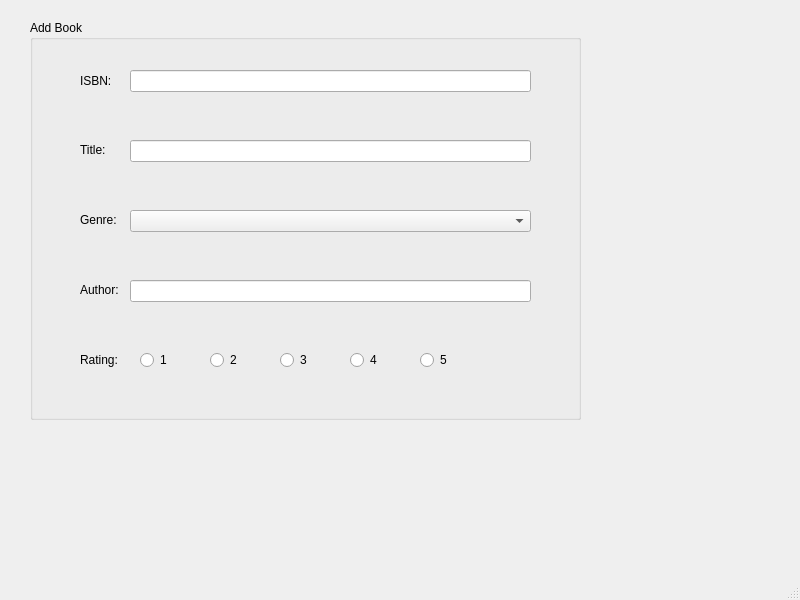
<?xml version="1.0" encoding="UTF-8"?>
<ui version="4.0">
 <class>CustomerScreen</class>
 <widget class="QMainWindow" name="CustomerScreen">
  <property name="geometry">
   <rect>
    <x>0</x>
    <y>0</y>
    <width>800</width>
    <height>600</height>
   </rect>
  </property>
  <property name="windowTitle">
   <string>MainWindow</string>
  </property>
  <widget class="QWidget" name="centralwidget">
   <widget class="QGroupBox" name="AddBook_Groupbox_2">
    <property name="geometry">
     <rect>
      <x>30</x>
      <y>20</y>
      <width>551</width>
      <height>400</height>
     </rect>
    </property>
    <property name="title">
     <string>Add Book</string>
    </property>
    <widget class="QLabel" name="label_11">
     <property name="geometry">
      <rect>
       <x>50</x>
       <y>50</y>
       <width>50</width>
       <height>21</height>
      </rect>
     </property>
     <property name="text">
      <string>ISBN:</string>
     </property>
    </widget>
    <widget class="QLabel" name="label_12">
     <property name="geometry">
      <rect>
       <x>50</x>
       <y>120</y>
       <width>55</width>
       <height>20</height>
      </rect>
     </property>
     <property name="text">
      <string>Title:</string>
     </property>
    </widget>
    <widget class="QLabel" name="label_13">
     <property name="geometry">
      <rect>
       <x>50</x>
       <y>190</y>
       <width>50</width>
       <height>20</height>
      </rect>
     </property>
     <property name="text">
      <string>Genre:</string>
     </property>
    </widget>
    <widget class="QLabel" name="label_14">
     <property name="geometry">
      <rect>
       <x>50</x>
       <y>260</y>
       <width>50</width>
       <height>20</height>
      </rect>
     </property>
     <property name="text">
      <string>Author:</string>
     </property>
    </widget>
    <widget class="QLabel" name="label_15">
     <property name="geometry">
      <rect>
       <x>50</x>
       <y>330</y>
       <width>55</width>
       <height>20</height>
      </rect>
     </property>
     <property name="text">
      <string>Rating:</string>
     </property>
    </widget>
    <widget class="QLineEdit" name="Isbn_Edit_3">
     <property name="geometry">
      <rect>
       <x>100</x>
       <y>50</y>
       <width>401</width>
       <height>22</height>
      </rect>
     </property>
    </widget>
    <widget class="QLineEdit" name="Title_Edit_3">
     <property name="geometry">
      <rect>
       <x>100</x>
       <y>120</y>
       <width>401</width>
       <height>22</height>
      </rect>
     </property>
    </widget>
    <widget class="QLineEdit" name="Author_Edit_3">
     <property name="geometry">
      <rect>
       <x>100</x>
       <y>260</y>
       <width>401</width>
       <height>22</height>
      </rect>
     </property>
    </widget>
    <widget class="QComboBox" name="Genre_Combobox_3">
     <property name="geometry">
      <rect>
       <x>100</x>
       <y>190</y>
       <width>401</width>
       <height>22</height>
      </rect>
     </property>
    </widget>
    <widget class="QRadioButton" name="Rating1_3">
     <property name="geometry">
      <rect>
       <x>110</x>
       <y>330</y>
       <width>41</width>
       <height>20</height>
      </rect>
     </property>
     <property name="text">
      <string>1</string>
     </property>
    </widget>
    <widget class="QRadioButton" name="Rating2_3">
     <property name="geometry">
      <rect>
       <x>180</x>
       <y>330</y>
       <width>41</width>
       <height>20</height>
      </rect>
     </property>
     <property name="text">
      <string>2</string>
     </property>
    </widget>
    <widget class="QRadioButton" name="Rating3_3">
     <property name="geometry">
      <rect>
       <x>250</x>
       <y>330</y>
       <width>41</width>
       <height>20</height>
      </rect>
     </property>
     <property name="text">
      <string>3</string>
     </property>
    </widget>
    <widget class="QRadioButton" name="Rating4_3">
     <property name="geometry">
      <rect>
       <x>320</x>
       <y>330</y>
       <width>41</width>
       <height>20</height>
      </rect>
     </property>
     <property name="text">
      <string>4</string>
     </property>
    </widget>
    <widget class="QRadioButton" name="Rating5_3">
     <property name="geometry">
      <rect>
       <x>390</x>
       <y>330</y>
       <width>41</width>
       <height>20</height>
      </rect>
     </property>
     <property name="text">
      <string>5</string>
     </property>
    </widget>
   </widget>
  </widget>
  <widget class="QMenuBar" name="menubar">
   <property name="geometry">
    <rect>
     <x>0</x>
     <y>0</y>
     <width>800</width>
     <height>18</height>
    </rect>
   </property>
  </widget>
  <widget class="QStatusBar" name="statusbar"/>
 </widget>
 <resources/>
 <connections/>
</ui>
